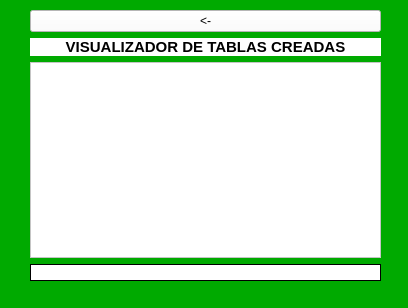
<?xml version="1.0" encoding="UTF-8"?>
<ui version="4.0">
 <class>VentanaVisualizadoraTablas</class>
 <widget class="QMainWindow" name="VentanaVisualizadoraTablas">
  <property name="windowModality">
   <enum>Qt::NonModal</enum>
  </property>
  <property name="geometry">
   <rect>
    <x>0</x>
    <y>0</y>
    <width>408</width>
    <height>308</height>
   </rect>
  </property>
  <property name="windowTitle">
   <string>MainWindow</string>
  </property>
  <property name="styleSheet">
   <string notr="true">background-color: rgb(0, 170, 0);</string>
  </property>
  <widget class="QWidget" name="centralwidget">
   <widget class="QWidget" name="layoutWidget">
    <property name="geometry">
     <rect>
      <x>30</x>
      <y>10</y>
      <width>351</width>
      <height>271</height>
     </rect>
    </property>
    <layout class="QVBoxLayout" name="verticalLayout">
     <item>
      <widget class="QPushButton" name="regresar">
       <property name="styleSheet">
        <string notr="true">QPushButton{
	
	background-color: rgb(255, 255, 255);
}

QPushButton:hover{
	
	background-color: rgb(85, 255, 255);
}</string>
       </property>
       <property name="text">
        <string>&lt;-</string>
       </property>
      </widget>
     </item>
     <item>
      <widget class="QLabel" name="titulo">
       <property name="font">
        <font>
         <pointsize>11</pointsize>
         <weight>75</weight>
         <bold>true</bold>
        </font>
       </property>
       <property name="styleSheet">
        <string notr="true">background-color: rgb(255, 255, 255);</string>
       </property>
       <property name="text">
        <string>VISUALIZADOR DE TABLAS CREADAS</string>
       </property>
       <property name="alignment">
        <set>Qt::AlignCenter</set>
       </property>
      </widget>
     </item>
     <item>
      <widget class="QListWidget" name="nombrestablas">
       <property name="styleSheet">
        <string notr="true">background-color: rgb(255, 255, 255);</string>
       </property>
      </widget>
     </item>
     <item>
      <widget class="QLabel" name="numerotablas">
       <property name="font">
        <font>
         <pointsize>10</pointsize>
        </font>
       </property>
       <property name="styleSheet">
        <string notr="true">background-color: rgb(255, 255, 255);</string>
       </property>
       <property name="frameShape">
        <enum>QFrame::Box</enum>
       </property>
       <property name="text">
        <string/>
       </property>
       <property name="alignment">
        <set>Qt::AlignCenter</set>
       </property>
      </widget>
     </item>
    </layout>
   </widget>
  </widget>
  <widget class="QMenuBar" name="menubar">
   <property name="geometry">
    <rect>
     <x>0</x>
     <y>0</y>
     <width>408</width>
     <height>21</height>
    </rect>
   </property>
  </widget>
  <widget class="QStatusBar" name="statusbar"/>
 </widget>
 <resources/>
 <connections/>
</ui>
